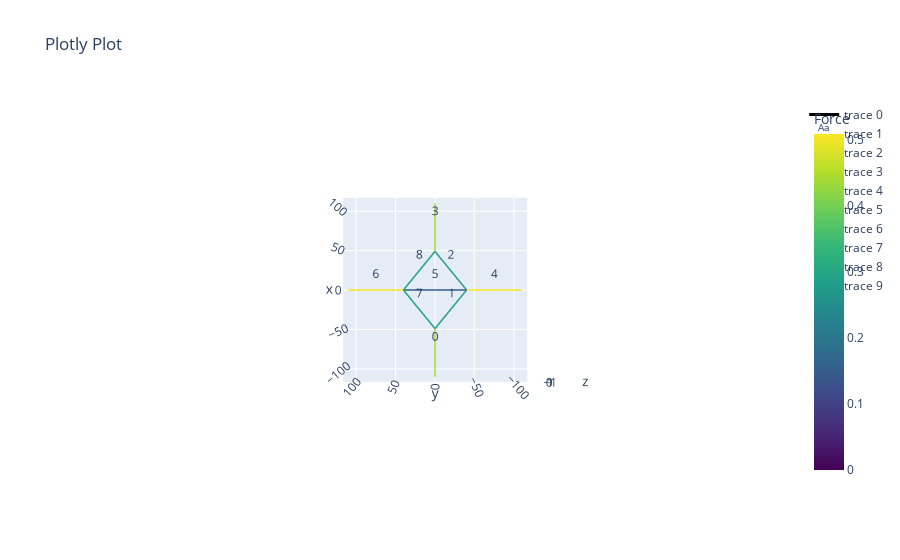

Notebook source saved alongside this figure:
### Markdown cell above
### Step 1: Define the network

### Code cell
# Note that the coordinates of the vertices will change after equilibrium is reached.
vertices    = np.array([[-10, 0, 0], [-5, 0,0], [5, 0, 0], [10, 0, 0], [0,-10,0], [0,-5,0], [0,5,0], [0,10,0]])*11  # The coordinates of the vertices in mm
edges       = [[0, 1], [1, 5], [5, 2], [2, 3], [4, 5], [5, 6], [6,7], [1, 6], [6, 2]]                  # The edges of the network.
paths       = [[0, 1, 2, 3], [4, 5, 6], [7, 8]]   # 3D printable paths. Ensure an edge is not flipped.
directions  = [1, 1, 1, 1, 1, 1, 1, 1, 1]          # Flip the curvature of an edge by setting the direction to -1.

scalar = 110
q_ring      = .5
q_connectors = .8
q_center    = .2
q           = np.array([q_connectors, q_ring, q_ring, q_connectors, q_connectors, q_center, q_connectors, q_ring, q_ring])/scalar
# q[2]        = 1.5/scalar
# q[-1]        = 1.5/scalar
fixed       = [0, 3, 4, 7]
# model_name  = 'VS_ring{}_connectors{}_center{}_as{}'.format(q_ring, q_connectors, q_center, q[2]*scalar)
# model_name  = 'VS_ring{}_connectors{}_center{}_as{}_asr{}_s{}'.format(q_ring, q_connectors, q_center, q[2]*scalar, q[-1]*scalar, scalar)
model_name  = 'unit_cell'

# Create the network
net = Network_custom.from_fd(vertices, edges, q, fixed, paths = paths, dir = directions)

# The topology of structure is fixed after generation, but you can update force densities after making the network
# q[0] = .10
# net.update_shape(q)

# Plot the network like this
net.net_plot(color=True, elables = True, vlabels = False)

(net.vertices == vertices).all() # Please understand that this is False
np.max(net.f)/0.078294515

# import matplotlib.pyplot as plt
# cmap = plt.get_cmap('viridis')

# Convert to TikZ RGB format
# f_plot = (net.f - np.min(net.f)) / (np.max(net.f) - np.min(net.f))
# for val in f_plot:
#     r, g, b, _ = cmap(val)  # Get RGBA (ignore A)color={rgb,1:red,0.282;green,0.141;blue,0.458}
#     print("\draw[thick, color = {" + f"rgb,1:red,{r:.3f}; green,{g:.3f};blue, {b:.3f}"+"}]")

np.max(net.f)/0.078294515

### Figure 1 — Plotly figure (JSON) as saved in the notebook; plotly's stock layout.template omitted (floating-point values rounded to 4 significant figures)
{"data": [{"line": {"color": [0.4444, 0.4444, 0, 0.2871, 0.2871, 0, 0.2871, 0.2871, 0, 0.4444, 0.4444, 0, 0.5091, 0.5091, 0, 0.1455, 0.1455, 0, 0.5091, 0.5091, 0, 0.2871, 0.2871, 0, 0.2871, 0.2871, 0], "colorbar": {"title": {"text": "Force"}}, "colorscale": [[0, "#440154"], [0.1111, "#482878"], [0.2222, "#3e4989"], [0.3333, "#31688e"], [0.4444, "#26828e"], [0.5556, "#1f9e89"], [0.6667, "#35b779"], [0.7778, "#6ece58"], [0.8889, "#b5de2b"], [1, "#fde725"]], "showscale": true, "width": 3}, "mode": "lines", "type": "scatter3d", "x": [-110, -48.89, null, -48.89, 0, null, 0, 48.89, null, 48.89, 110, null, 0, 0, null, 0, -3.393e-15, null, -3.393e-15, 0, null, -48.89, -3.393e-15, null, -3.393e-15, 48.89, null], "y": [0, 1.696e-15, null, 1.696e-15, -40, null, -40, 4.15e-15, null, 4.15e-15, 0, null, -110, -40, null, -40, 40.0, null, 40.0, 110, null, 1.696e-15, 40.0, null, 40.0, 4.15e-15, null], "z": [0, 0, null, 0, 0, null, 0, 0, null, 0, 0, null, 0, 0, null, 0, 0, null, 0, 0, null, 0, 0, null, 0, 0, null]}, {"mode": "text", "text": ["0"], "type": "scatter3d", "x": [-79.44], "y": [8.481e-16], "z": [0]}, {"mode": "text", "text": ["1"], "type": "scatter3d", "x": [-24.44], "y": [-20], "z": [0]}, {"mode": "text", "text": ["2"], "type": "scatter3d", "x": [24.44], "y": [-20.0], "z": [0]}, {"mode": "text", "text": ["3"], "type": "scatter3d", "x": [79.44], "y": [2.075e-15], "z": [0]}, {"mode": "text", "text": ["4"], "type": "scatter3d", "x": [0], "y": [-75], "z": [0]}, {"mode": "text", "text": ["5"], "type": "scatter3d", "x": [-1.697e-15], "y": [3.553e-15], "z": [0]}, {"mode": "text", "text": ["6"], "type": "scatter3d", "x": [-1.697e-15], "y": [75], "z": [0]}, {"mode": "text", "text": ["7"], "type": "scatter3d", "x": [-24.44], "y": [20.0], "z": [0]}, {"mode": "text", "text": ["8"], "type": "scatter3d", "x": [24.44], "y": [20.0], "z": [0]}], "layout": {"scene": {"aspectmode": "data", "camera": {"eye": {"x": 0, "y": 0, "z": 15}}}, "title": {"text": "Plotly Plot"}}}
